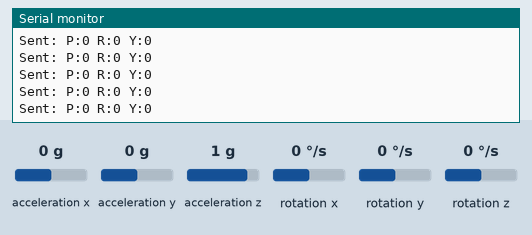
Bench run of a sketch on a simulated Arduino Uno, built with avr-gcc and run on an emulated ATmega328P. On the bench: the last lines printed to the serial monitor. Wiring (inferred from the names in the program): MPU-6050 motion sensor at I2C address 0x68. The inputs (shaded band) are chosen by the test bench; at power-on: acceleration x 0 g, acceleration y 0 g, acceleration z 1 g, rotation z 0 °/s, rotation x 0 °/s, rotation y 0 °/s. No radio packets arrive unless stated.

Above: at 1.2 s.
1.3 s: acceleration x set to 0.8 g
At 1.59 s:
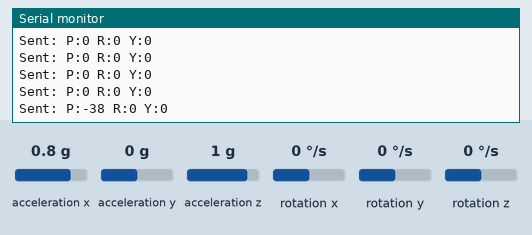
4.3 s: acceleration y set to -1.4 g
At 4.45 s:
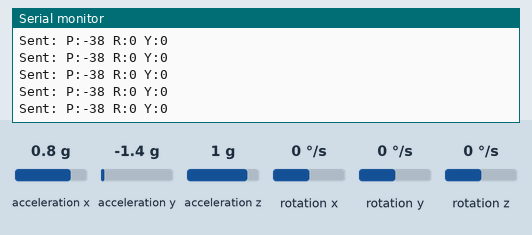
5.8 s: acceleration x set to -1.4 g
At 5.88 s:
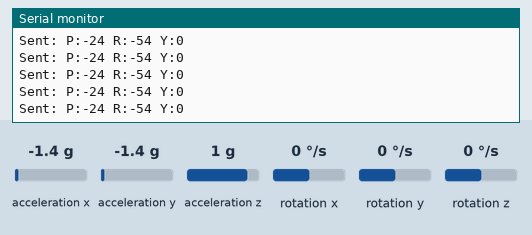
8.8 s: acceleration z set to -1.4 g
At 8.94 s:
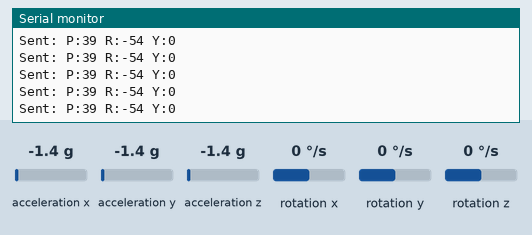
10.3 s: rotation z set to -192 °/s
At 10.37 s:
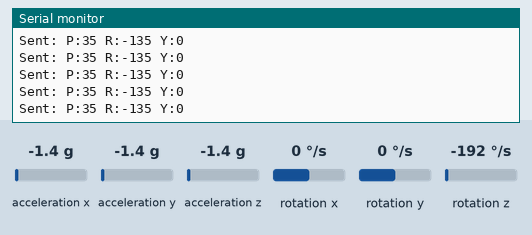
Timing chart, 0 to 12.8 s (numbered marks = the images above; inputs shaded):
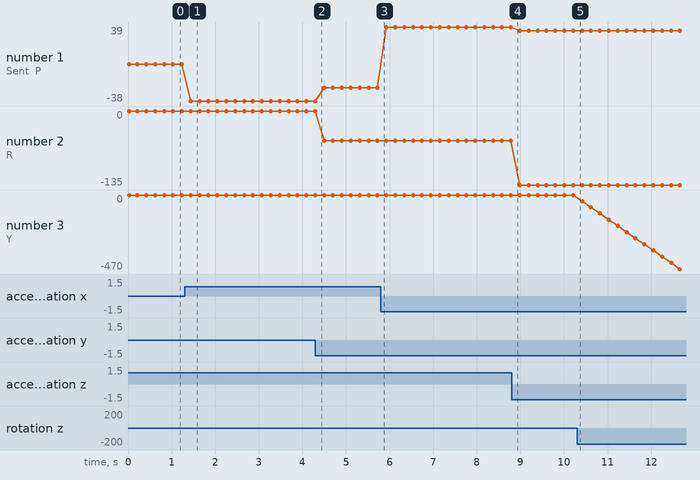

The sketch:

tx_satellite_orientation.ino
```cpp
#include <Wire.h>
#include <SPI.h>
#include <nRF24L01.h>
#include <RF24.h>

RF24 radio(9, 10);
const byte address[6] = "00001";

#define MPU6050_ADDR 0x68
#define PWR_MGMT_1   0x6B
#define ACCEL_XOUT_H 0x3B

char text[32];

float yaw = 0;
unsigned long prevTime = 0;

void setup()
{
  Serial.begin(9600);
  Wire.begin();

  // Wake MPU6050
  Wire.beginTransmission(MPU6050_ADDR);
  Wire.write(PWR_MGMT_1);
  Wire.write(0);
  Wire.endTransmission();

  // NRF Setup
  if (radio.begin())
    Serial.println("NRF DETECTED");
  else
    Serial.println("NRF NOT DETECTED");

  radio.setChannel(76);
  radio.setDataRate(RF24_1MBPS);
  radio.setPALevel(RF24_PA_LOW);
  radio.setAutoAck(false);

  radio.openWritingPipe(address);
  radio.stopListening();

  prevTime = millis();

  Serial.println("TX READY");
}

void loop()
{
  int16_t raw_acc_x, raw_acc_y, raw_acc_z;
  int16_t raw_gyro_x, raw_gyro_y, raw_gyro_z;

  Wire.beginTransmission(MPU6050_ADDR);
  Wire.write(ACCEL_XOUT_H);
  Wire.endTransmission(false);

  Wire.requestFrom(MPU6050_ADDR, 14, true);

  raw_acc_x = (Wire.read() << 8) | Wire.read();
  raw_acc_y = (Wire.read() << 8) | Wire.read();
  raw_acc_z = (Wire.read() << 8) | Wire.read();

  Wire.read();
  Wire.read();

  raw_gyro_x = (Wire.read() << 8) | Wire.read();
  raw_gyro_y = (Wire.read() << 8) | Wire.read();
  raw_gyro_z = (Wire.read() << 8) | Wire.read();

  float ax = raw_acc_x / 16384.0;
  float ay = raw_acc_y / 16384.0;
  float az = raw_acc_z / 16384.0;

  float pitch = atan2(-ax, sqrt(ay * ay + az * az)) * 180.0 / PI;
  float roll  = atan2(ay, az) * 180.0 / PI;

  float gz = raw_gyro_z / 131.0;

  unsigned long now = millis();
  float dt = (now - prevTime) / 1000.0;
  prevTime = now;

  yaw += gz * dt;

  sprintf(text,
          "P:%d R:%d Y:%d",
          (int)pitch,
          (int)roll,
          (int)yaw);

  radio.write(text, sizeof(text));

  Serial.print("Sent: ");
  Serial.println(text);

  delay(200);
}
```

Measured:
- after the input at 1.3 s, the serial monitor: prints a new line after 0.14 s (image 1)
- plotted number 1: 0 → -38 after the input at 1.3 s, -38 → -24 after the input at 4.3 s, -24 → 39 after the input at 5.8 s, 39 → 35 after the input at 8.8 s
- plotted number 2: 0 → -54 after the input at 4.3 s, -54 → -135 after the input at 8.8 s
- plotted number 3: 0 → -470 after the input at 10.3 s
